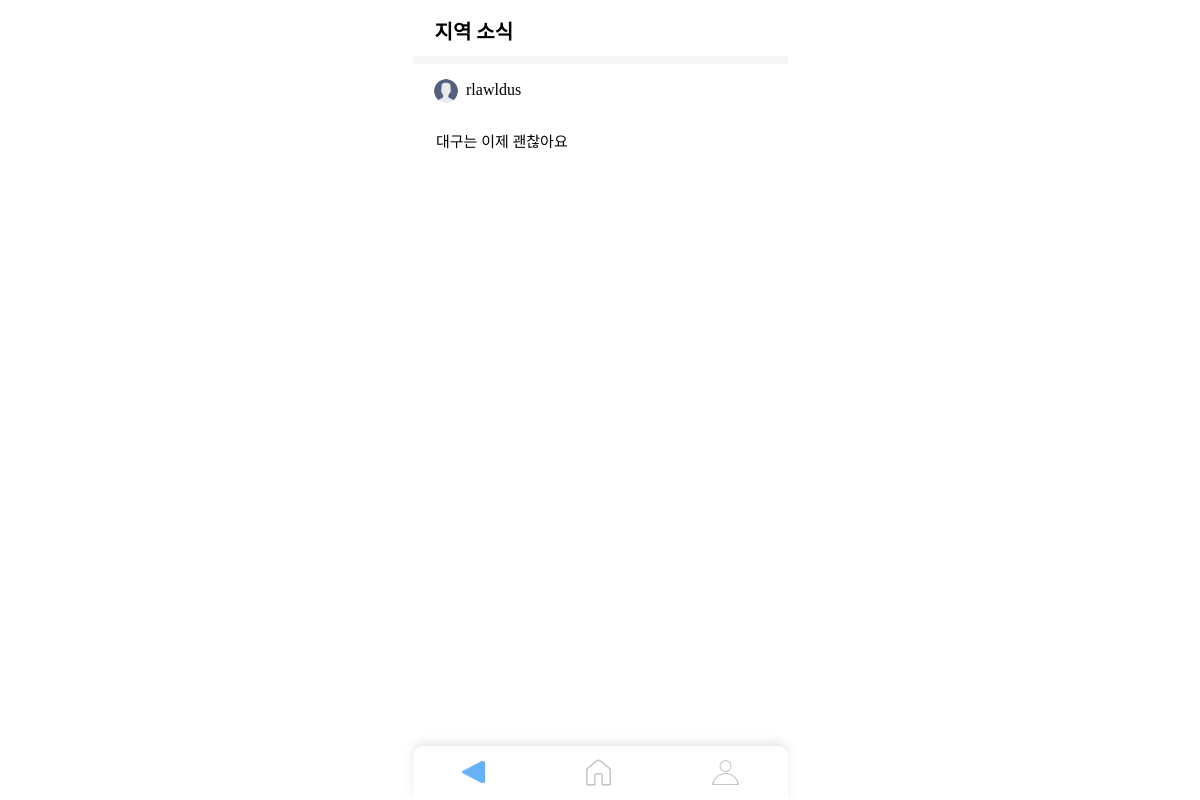
The app's page /boards/board/10/, older data.
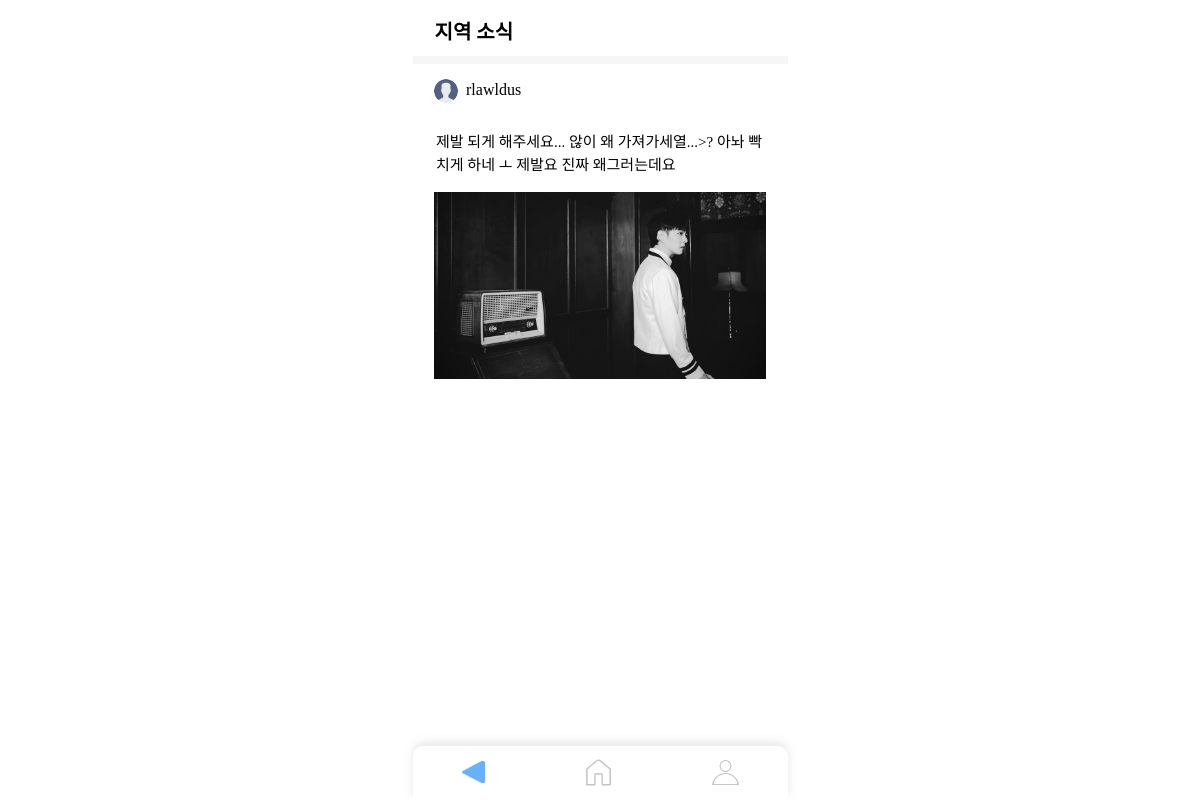
The same page, newer data.
### boards/models.py (models this page shows, shortened)
class Board(models.Model):
    category = models.ForeignKey(RegionCategory, on_delete=models.SET_NULL, null=True, related_name='region')
    user = models.ForeignKey(settings.AUTH_USER_MODEL, on_delete=models.CASCADE, null=True,
                             related_name='community')  # 유저가져오기
    description = models.TextField(max_length=200, blank=True)  # 내용쓰기
    info_image = models.ImageField(upload_to='community/%Y/%m/%d', null=True, blank=True)  # 이미지 업로드 (다중이미지 안됨)
    create_date = models.DateTimeField(auto_now_add=True)  # 피그마에 나와있진 않지만 날짜가 없으면 혼돈 올 듯 해서 넣었슴돠...
    region_choice = (
        ('서울', '서울'), ('경기도', '경기도'), ('강원도', '강원도'), ('부산', '부산'), ('인천', '인천'), ('대구', '대구'), ('대전', '대전'),
        ('광주', '광주'),
        ('울산', '울산'), ('세종', '세종'), ('충청북도', '충청북도'), ('충청남도', '충청남도'), ('전라북도', '전라북도'), ('전라남도', '전라남도'),
        ('경상북도', '경상북도'), ('경상남도', '경상남도'), ('제주도', '제주도'))
    region = models.CharField(max_length=20, choices=region_choice, null=True)
    count = models.IntegerField(default=0)
    complete = models.BooleanField(default=False)
    image_del = models.BooleanField(default=False)

### accounts/models.py (models this page shows, shortened)
class User(AbstractBaseUser):
    username = models.CharField(max_length=30, unique=True)
    email = models.EmailField(max_length=100, unique=True)
    user_image = models.FileField(upload_to='board/profile/%Y/%m/%d', default="board/profile/user.png")
    is_admin = models.BooleanField(default=False)
    is_active = models.BooleanField(default=True)
    is_staff = models.BooleanField(default=False)
    is_superuser = models.BooleanField(default=False)
    object = MyAccountManager()  # 헬퍼 클래스 사용
    USERNAME_FIELD = 'username'  # 로그인 ID로 사용할 필드
    REQUIRED_FIELDS = ['email','user_image']  # 필수 작성 필드

### boards/views.py (the view)
# urls.py: path('board/<int:pk>/', board_detail, name='board_detail'),
def board_detail(request, pk):
    board = Board.objects.get(id=pk)
    return render(request, 'boards/board_detail.html', {'board': board})

### boards/templates/boards/board_detail.html (shortened to what this page needs)
<!DOCTYPE html>
{% load static %}
<html lang="en">
<head>
    <link rel="stylesheet" href="{% static 'css/communityPost.css' %}">
</head>
<body>
    <div class="container">
        <div class="hd">
            <div class="title">지역 소식</div>
        </div>
        <div class="lineBox"></div>
        <div class="post">
            <div class="postHd">
                <div class="userInfo">
                    <img src="{{ board.user.user_image.url }}" alt="프로필">
                    <p class="nickName">{{ board.user.username }}</p>
                </div>
            </div>
            <p class="text">
                {{ board.description }}
            </p>
            {% if board.info_image %}
            <img src="{{ board.info_image.url }}" alt="홍수 사진">
            {% endif %}
        </div>
        <div id="ft">
            <div class="ftIcons">
                <div class="back">
                    <a href="{% url 'board_list' %}">
                        <img src="{% static 'image/back_blue.png' %}" alt="">
                    </a>
                </div>
                <div class="home">
                    <a href="{% url 'main' %}">
                        <img src="{% static 'image/home_gray.png' %}" alt="">
                    </a>
                </div>
                <div class="user">
                    {% if user.is_authenticated %}
                    <a href="{% url 'accounts:my_page' pk=user.id %}">
                        <img src="{% static 'image/user_gray.png' %}" alt="">
                    </a>
                    {% else %}
                    <a href="{% url 'accounts:login' %}">
                        <img src="{% static 'image/user_gray.png' %}" alt="">
                    </a>
                    {% endif %}
                </div>
            </div>
        </div>
    </div>
</body>
</html>

### static/css/communityPost.css (style rules this page uses)
body { margin: 0; padding: 0; height: 100%; }
.container { font-family: 'GmarketSansMedium'; width: 375px; height: 100%; margin: 0 auto; position: relative; padding: 0; z-index:0; padding-bottom: 120px; }
.hd { height: 56px; }
.title { font-size: 20px; font-weight: 600; float: left; margin: 16px 0px 16px 22px; }
.lineBox { height: 8px; background-color: #F6F6F6; }
.post { width: 332px; margin: 0 auto; margin-bottom: 70px; }
.userInfo > img { width: 24px; height: 24px; margin-right: 6px; border-radius: 50%; object-fit: cover; }
.userInfo { height: 26px; margin-top: 15px; }
.nickName { font-size: 16px; margin: 2px 11px 1px 2px; }
.postHd { margin-bottom: 26px; }
.userInfo > img, .nickName, .time { float: left; }
.text, .commentsText { clear: both; font-size: 15px; margin-bottom: 16px; word-break: break-all; line-height: 1.5; }
.text { margin-left: 2px; }
.post > img { width: 332px; }
#ft { margin: 0; padding: 0; z-index: 998; background-color: white; width: 375px; height: 54px; position: fixed; bottom: 0; border-radius: 0.625rem 0.625rem 0rem 0rem; background: #FFF; box-shadow: 0px -4px 8px 0px rgba(162, 162, 162, 0.25); }
.ftIcons { display: flex; flex-wrap: nowrap; flex-direction: row; justify-content: space-around; }
.back > a > img { width: 25px; height: 23px; margin: 15px 0px; }
.home > a > img { width: 31px; height: 31px; margin: 11px 0px; }
.user > a > img { width: 27px; height: 27px; margin: 13px 0px; }

Row changes from the older to the newer data that the page shows:
changed Board "rlawldus": description "대구는 이제 괜찮아요" → "제발 되게 해주세요... 않이 왜 가져가세열...>? 아놔 빡치게 하네 ㅗ 제발요 진짜 왜그러는데요"; info_image: picture added
